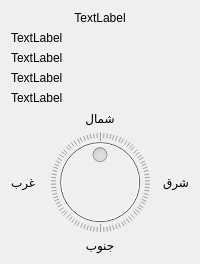
      <widget class="QWidget" name="Tab_Kibla">
       <attribute name="icon">
        <iconset>
         <normaloff>:/icons/ox16-app-kaaba-icon.png</normaloff>:/icons/ox16-app-kaaba-icon.png</iconset>
       </attribute>
       <attribute name="title">
        <string>إتجاه القبلة</string>
       </attribute>
       <layout class="QVBoxLayout" name="verticalLayout_12">
        <item>
         <widget class="QLabel" name="label_madina_name">
          <property name="text">
           <string>TextLabel</string>
          </property>
          <property name="alignment">
           <set>Qt::AlignCenter</set>
          </property>
         </widget>
        </item>
        <item>
         <widget class="QLabel" name="label_madina_long">
          <property name="text">
           <string>TextLabel</string>
          </property>
          <property name="wordWrap">
           <bool>true</bool>
          </property>
         </widget>
        </item>
        <item>
         <widget class="QLabel" name="label_madina_latitu">
          <property name="text">
           <string>TextLabel</string>
          </property>
          <property name="wordWrap">
           <bool>true</bool>
          </property>
         </widget>
        </item>
        <item>
         <widget class="QLabel" name="label_elevation">
          <property name="text">
           <string>TextLabel</string>
          </property>
          <property name="wordWrap">
           <bool>true</bool>
          </property>
         </widget>
        </item>
        <item>
         <widget class="QLabel" name="label_quibla_info">
          <property name="text">
           <string>TextLabel</string>
          </property>
          <property name="wordWrap">
           <bool>true</bool>
          </property>
         </widget>
        </item>
        <item>
         <layout class="QVBoxLayout" name="verticalLayout_11">
          <item>
           <widget class="QLabel" name="label_9">
            <property name="text">
             <string>شمال</string>
            </property>
            <property name="alignment">
             <set>Qt::AlignCenter</set>
            </property>
           </widget>
          </item>
          <item>
           <layout class="QHBoxLayout" name="horizontalLayout_3">
            <item>
             <widget class="QLabel" name="label_11">
              <property name="text">
               <string>غرب</string>
              </property>
              <property name="alignment">
               <set>Qt::AlignRight|Qt::AlignTrailing|Qt::AlignVCenter</set>
              </property>
             </widget>
            </item>
            <item>
             <widget class="QDial" name="dial_Direction_Quibla">
              <property name="enabled">
               <bool>false</bool>
              </property>
              <property name="layoutDirection">
               <enum>Qt::RightToLeft</enum>
              </property>
              <property name="maximum">
               <number>360</number>
              </property>
              <property name="pageStep">
               <number>90</number>
              </property>
              <property name="value">
               <number>180</number>
              </property>
              <property name="sliderPosition">
               <number>180</number>
              </property>
              <property name="invertedAppearance">
               <bool>false</bool>
              </property>
              <property name="invertedControls">
               <bool>false</bool>
              </property>
              <property name="wrapping">
               <bool>true</bool>
              </property>
              <property name="notchesVisible">
               <bool>true</bool>
              </property>
             </widget>
            </item>
            <item>
             <widget class="QLabel" name="label_2">
              <property name="enabled">
               <bool>true</bool>
              </property>
              <property name="text">
               <string>شرق</string>
              </property>
              <property name="alignment">
               <set>Qt::AlignLeading|Qt::AlignLeft|Qt::AlignVCenter</set>
              </property>
             </widget>
            </item>
           </layout>
          </item>
          <item>
           <widget class="QLabel" name="label_14">
            <property name="text">
             <string>جنوب</string>
            </property>
            <property name="alignment">
             <set>Qt::AlignCenter</set>
            </property>
            <property name="indent">
             <number>0</number>
            </property>
           </widget>
          </item>
         </layout>
        </item>
       </layout>
      </widget>
